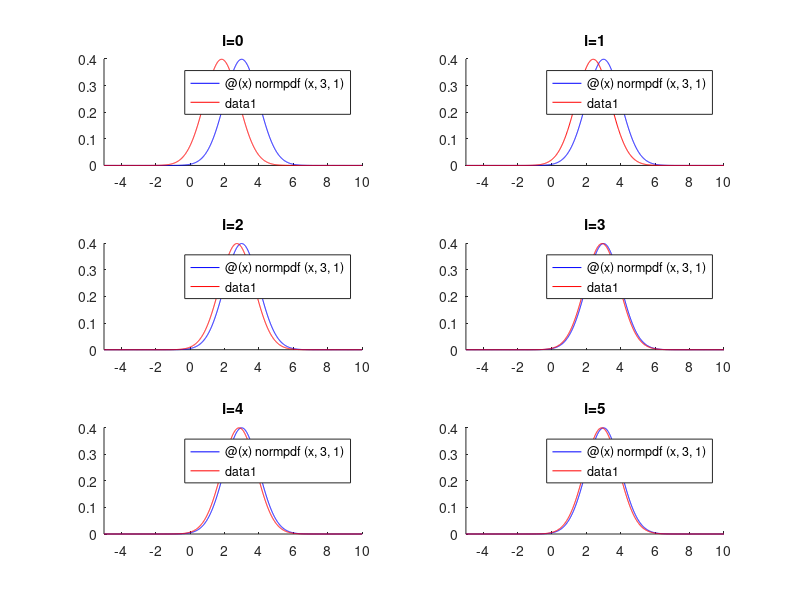

Here is the MATLAB script that generated this plot:
%% Blatt 4
% Hartmann, Zeitschler, Diegel

%%Aufgabe 3
%%
%d)
data = csvread('samples.csv');%c)
i=0:5;
mu0 = -10; %Priori Schätzer
sigma0=1; % Unsicherheit für Priori Schätzer
sigma =1; %wahres Sigma

resMu=[0,0,0,0,0,0];% entaehlt alle bayes geschaetzten Mittelwerte
for ii=i
    numSamples = 2^ii*10;
    idata = data(1:numSamples);
    sampleMean = mean(idata);
    part1 = (numSamples*sigma0)/(numSamples*sigma0+sigma)*sampleMean;
    part2 = sigma/(numSamples*sigma0+sigma) * mu0 ;
    muN = part1+part2;
    resMu(ii+1)=muN;
end
%%
%e)
afunc = @(x) normpdf(x,3,1);
i0func=@(x) normpdf(x,resMu(1),1);
i1func=@(x) normpdf(x,resMu(2),1);
i2func=@(x) normpdf(x,resMu(3),1);
i3func=@(x) normpdf(x,resMu(4),1);
i4func=@(x) normpdf(x,resMu(5),1);
i5func=@(x) normpdf(x,resMu(6),1);
figure(1);
subplot(3,2,1);
hold on;
fplot(afunc,[-5 10], 'b')
fplot(i0func,[-5 10], 'r')
title('i=0');
hold off;

subplot(3,2,2);
hold on;
fplot(afunc,[-5 10], 'b')
fplot(i1func,[-5 10], 'r')
title('i=1');
hold off;

subplot(3,2,3);
hold on;
fplot(afunc,[-5 10], 'b')
fplot(i2func,[-5 10], 'r')
title('i=2');
hold off;

subplot(3,2,4);
hold on;
fplot(afunc,[-5 10], 'b')
fplot(i3func,[-5 10], 'r')
title('i=3');
hold off;

subplot(3,2,5);
hold on;
fplot(afunc,[-5 10], 'b')
fplot(i4func,[-5 10], 'r')
title('i=4');
hold off;

subplot(3,2,6);
hold on;
fplot(afunc,[-5 10], 'b')
fplot(i5func,[-5 10], 'r')
title('i=5');
hold off;
print(figure(1), '-djpeg', strcat('../plots/ApproxVsBayes.jpg'));
%%
%f)
mse0 = mean((i0func(-5:.001:10)-afunc(-5:.001:10)).^2);
mse1 = mean((i1func(-5:.001:10)-afunc(-5:.001:10)).^2);
mse2 = mean((i2func(-5:.001:10)-afunc(-5:.001:10)).^2);
mse3 = mean((i3func(-5:.001:10)-afunc(-5:.001:10)).^2);
mse4 = mean((i4func(-5:.001:10)-afunc(-5:.001:10)).^2);
mse5 = mean((i5func(-5:.001:10)-afunc(-5:.001:10)).^2);

